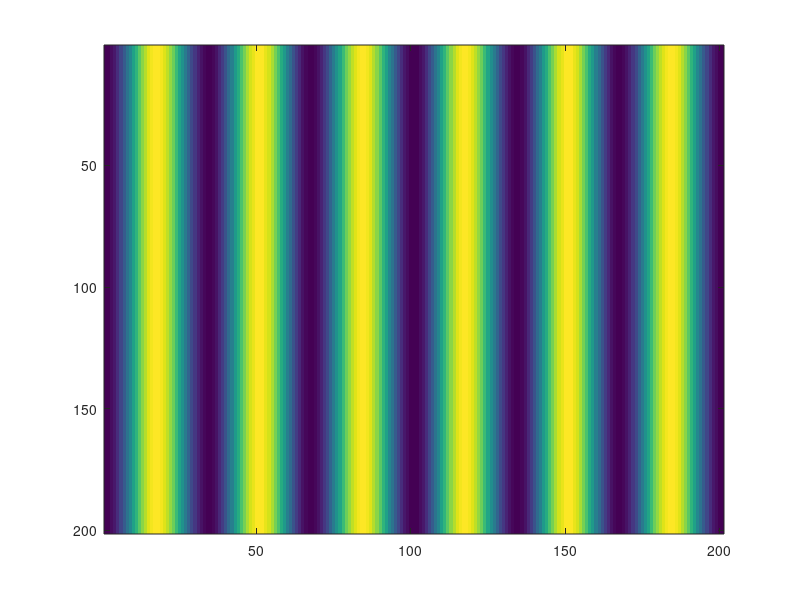
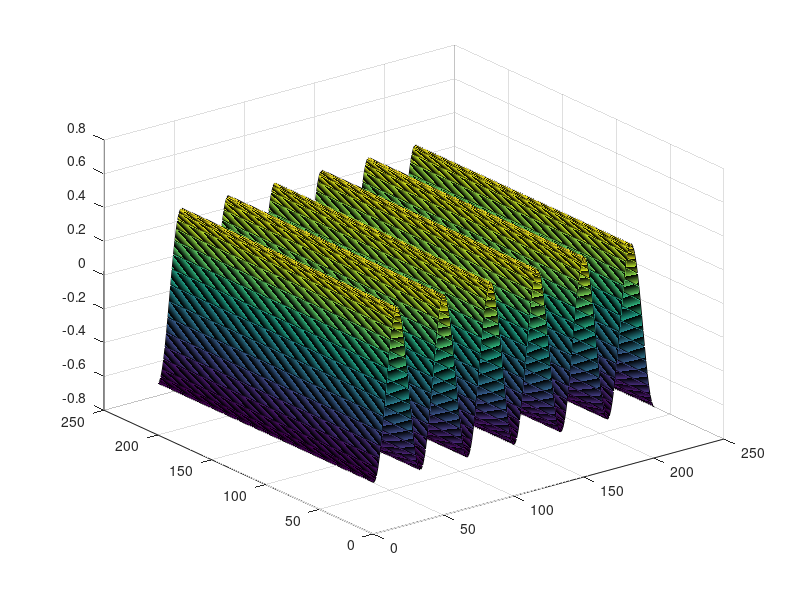
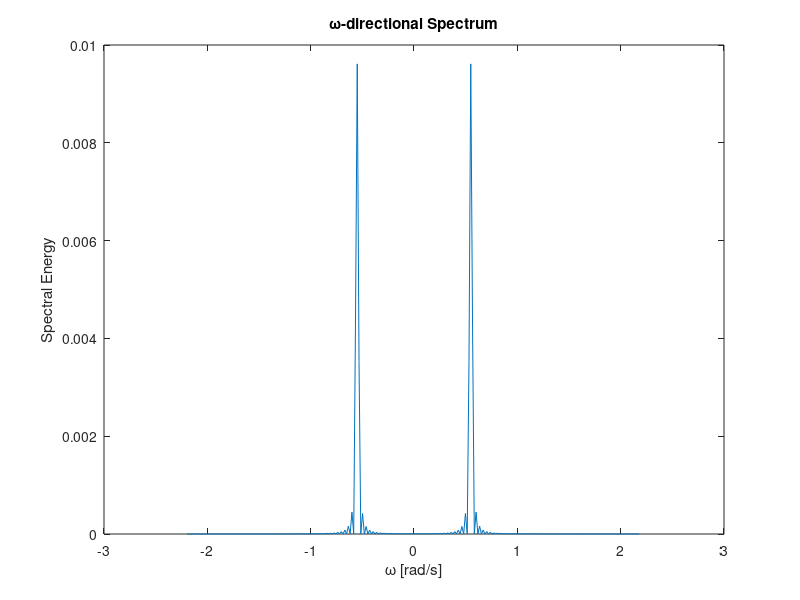
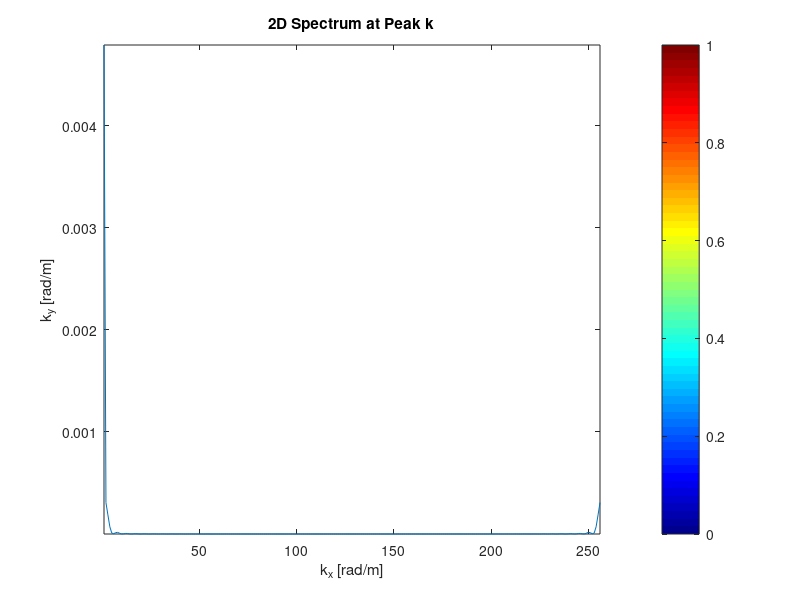

MATLAB code to generate these figures, in order:
clear;  clc;

%% ---------- 기본 파라미터 ---------- %%
g = 9.81;
h = 30;
dx = 3; dy = 3; dt = 1.43;

% 원 신호 크기
Nx = 201; Ny = 201; Nt = 128;
Lx = Nx * dx;
Ly = Ny * dy;
Lt = Nt * dt;

% 패딩 크기 (2의 거듭제곱 추천)
Nxp = 256; Nyp = 256; Ntp = 256;

%% ---------- 각파수 축 (FFT 기준, rad/m, rad/s) ---------- %%
dkx = 2*pi / (Nxp * dx);
dky = 2*pi / (Nyp * dy);
dw  = 2*pi / (Ntp * dt);

kx = (-floor(Nxp/2) : ceil(Nxp/2)-1) * dkx;
ky = (-floor(Nyp/2) : ceil(Nyp/2)-1) * dky;
w  = (-floor(Ntp/2) : ceil(Ntp/2)-1) * dw;

[Kx, Ky, W] = meshgrid(kx, ky, w);  % 주의: ky, kx, w 순서
K = sqrt(Kx.^2 + Ky.^2);

%% ---------- 단일파 생성 ---------- %%
% 원래 신호 그리드
x = (0:Nx-1) * dx;
y = (0:Ny-1) * dy;
t = (0:Nt-1) * dt;
[X, Y, T] = meshgrid(x, y, t);  % y, x, t 순서

% 파라미터
kx1 = 2 * pi / 100;      % rad/m
ky1 = 0;
K1 = sqrt(kx1^2 + ky1^2);
ux1 = 14;               % m/s
uy1 = 0;
w1 = sqrt(g * K1 * tanh(K1 * h)) + kx1 * ux1;
phi = pi;               % rad

% 신호
n = 3/2 * cos(kx1 * X + w1 * T) + 2 * cos(kx1 * X + w1 * T + phi);

figure;
imagesc(n(:, :, 1));

%% ---------- Windowing ---------- %%
window_xy = hann(Ny) * hann(Nx)';
window_t  = hann(Nt);
window = repmat(window_xy, 1, 1, Nt) .* reshape(window_t, 1, 1, Nt);

%% ---------- Padding ---------- %%
n_pad = zeros(Nyp, Nxp, Ntp);
n_pad(1:Ny, 1:Nx, 1:Nt) = n;

window_pad = zeros(Nyp, Nxp, Ntp);
window_pad(1:Ny, 1:Nx, 1:Nt) = window;

n_win = n_pad;% .* window_pad;

%% ---------- 고역통과 필터 ---------- %%
hpK = (2*pi/15 <= K) & (K <= 2*pi/5);
hpW = (2*pi/30 <= abs(W));
hpMask = hpK & hpW;

%% ---------- FFT & 스펙트럼 ---------- %%
spectrum = (fftn(n_win - mean(n_win, 3)));
spectrum = abs(spectrum).^2 / 256^2 / 256^2 / 256^2;% .* hpMask;

%% ---------- Threshold 적용 ---------- %%
threshold = 0 * max(spectrum(:));
filter = (spectrum >= threshold);

%% ---------- 분산관계 계산 ---------- %%
sigma = sqrt(g * K .* tanh(K * h));

%% ---------- Least Squares 유속 추정 ---------- %%
a11 = sum(Kx(filter).^2);
a12 = sum(Kx(filter) .* Ky(filter));
a22 = sum(Ky(filter).^2);
b1 = sum((W(filter) - sigma(filter)) .* Kx(filter));
b2 = sum((W(filter) - sigma(filter)) .* Ky(filter));

det = a11*a22 - a12^2;
ux = ( a22 * b1 - a12 * b2 ) / det;
uy = ( a11 * b2 - a12 * b1 ) / det;

fprintf('\n=== 유속 추정 결과 ===\n');
fprintf('Ux: %.3f m/s\n', ux);
fprintf('Uy: %.3f m/s\n', uy);
fprintf('속도 크기: %.3f m/s\n', sqrt(ux^2 + uy^2));

%% ---------- 시각화 ---------- %%
figure;
surf(n(:, :, 1));

% ω 방향 스펙트럼
figure;
plot(w, squeeze(sum(sum(spectrum, 1), 2)));
xlabel('\omega [rad/s]'); ylabel('Spectral Energy');
title('\omega-directional Spectrum');

% kx-ky 2D 스펙트럼
[~, idx_max] = max(spectrum(:));
[ky_idx, kx_idx, w_idx] = ind2sub(size(spectrum), idx_max);

figure;
plot(spectrum(:, kx_idx, w_idx));
view(0, 90); axis tight;
xlabel('k_x [rad/m]'); ylabel('k_y [rad/m]');
title('2D Spectrum at Peak k');
colormap(jet); colorbar;
